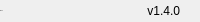
              <widget class="QFrame" name="bottomBar">
               <property name="minimumSize">
                <size>
                 <width>0</width>
                 <height>22</height>
                </size>
               </property>
               <property name="maximumSize">
                <size>
                 <width>16777215</width>
                 <height>22</height>
                </size>
               </property>
               <property name="frameShape">
                <enum>QFrame::NoFrame</enum>
               </property>
               <property name="frameShadow">
                <enum>QFrame::Raised</enum>
               </property>
               <layout class="QHBoxLayout" name="horizontalLayout_5">
                <property name="spacing">
                 <number>0</number>
                </property>
                <property name="leftMargin">
                 <number>0</number>
                </property>
                <property name="topMargin">
                 <number>0</number>
                </property>
                <property name="rightMargin">
                 <number>0</number>
                </property>
                <property name="bottomMargin">
                 <number>0</number>
                </property>
                <item>
                 <widget class="QLabel" name="creditsLabel">
                  <property name="maximumSize">
                   <size>
                    <width>16777215</width>
                    <height>16</height>
                   </size>
                  </property>
                  <property name="font">
                   <font>
                    <family>Segoe UI</family>
                    <pointsize>-1</pointsize>
                    <italic>false</italic>
                    <bold>false</bold>
                   </font>
                  </property>
                  <property name="text">
                   <string>By: hh</string>
                  </property>
                  <property name="alignment">
                   <set>Qt::AlignLeading|Qt::AlignLeft|Qt::AlignVCenter</set>
                  </property>
                 </widget>
                </item>
                <item>
                 <widget class="QLabel" name="version">
                  <property name="text">
                   <string>v1.4.0</string>
                  </property>
                  <property name="alignment">
                   <set>Qt::AlignRight|Qt::AlignTrailing|Qt::AlignVCenter</set>
                  </property>
                 </widget>
                </item>
                <item>
                 <widget class="QFrame" name="frame_size_grip">
                  <property name="minimumSize">
                   <size>
                    <width>20</width>
                    <height>0</height>
                   </size>
                  </property>
                  <property name="maximumSize">
                   <size>
                    <width>20</width>
                    <height>16777215</height>
                   </size>
                  </property>
                  <property name="frameShape">
                   <enum>QFrame::NoFrame</enum>
                  </property>
                  <property name="frameShadow">
                   <enum>QFrame::Raised</enum>
                  </property>
                 </widget>
                </item>
               </layout>
              </widget>
